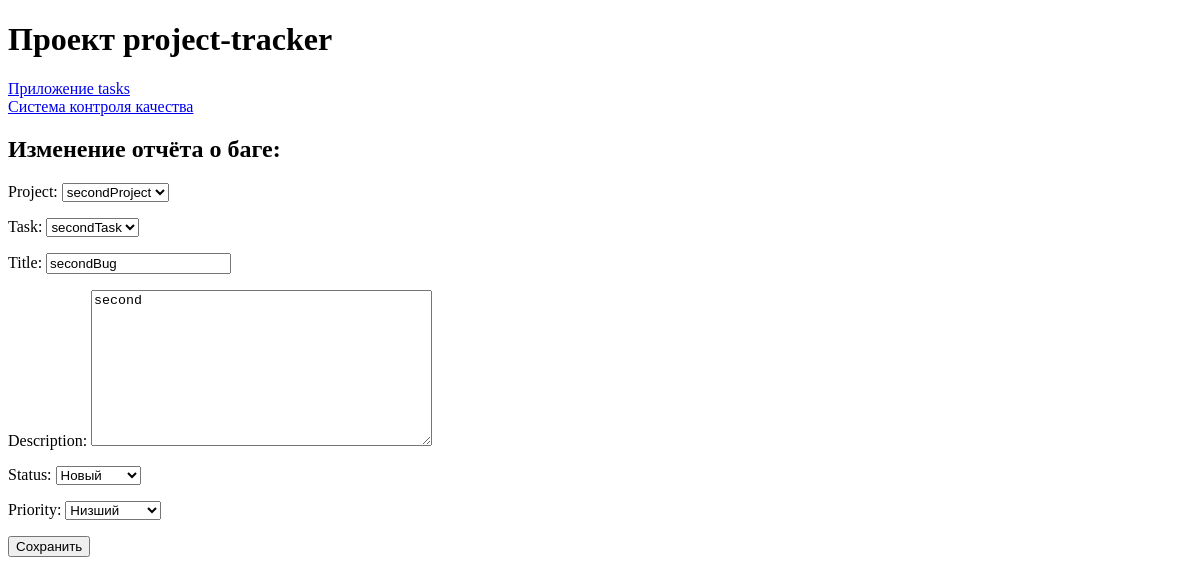
Page /quality_control/bug/2/update/ on the earlier database version.
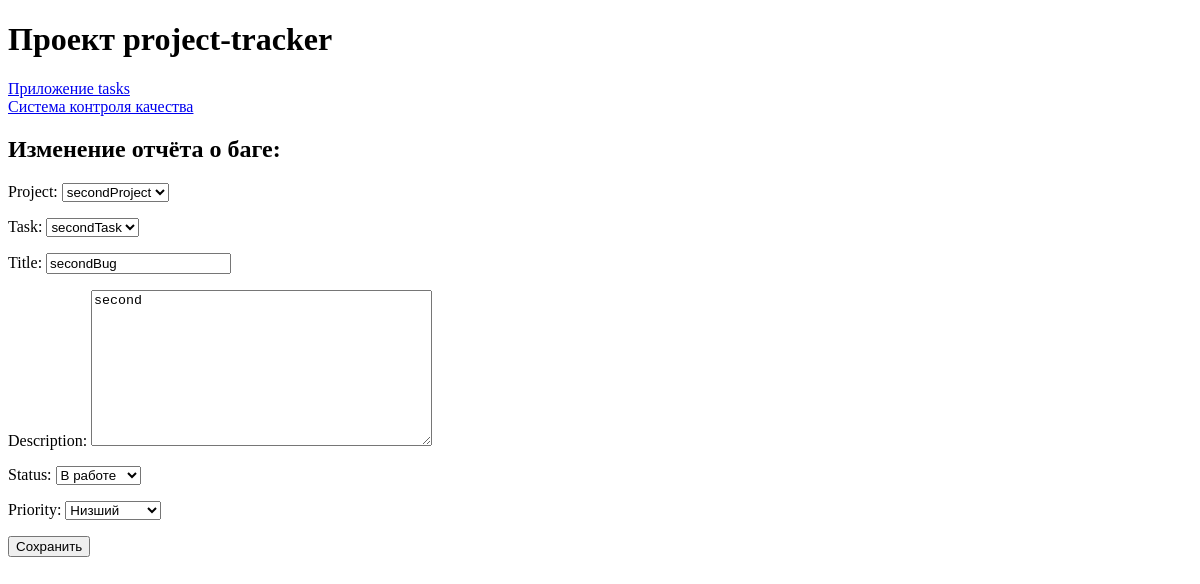
Same page on the later database version.
### quality_control/models.py (models this page shows)
class BugReport(models.Model):
    STATUS_CHOICES = [
        ('New', 'Новый'),
        ('In_progress', 'В работе'),
        ('Completed', 'Завершён')
    ]
    PRIORITY_CHOICES = [
        ('1', 'Низший'),
        ('2', 'Низкий'),
        ('3', 'Средний'),
        ('4', 'Высокий'),
        ('5', 'Наивысший')
    ]
    title = models.CharField(max_length=100)
    description = models.TextField()
    project = models.ForeignKey(
        Project,
        on_delete=models.CASCADE
    )
    task = models.ForeignKey(
        Task,
        on_delete=models.SET_NULL,
        null=True,
        blank=True
    )
    status = models.CharField(
        max_length=50,
        choices=STATUS_CHOICES,
        default='New'
    )
    priority = models.CharField(
        max_length=50,
        choices=PRIORITY_CHOICES,
        default='1'
    )
    created_at = models.DateTimeField(auto_now_add=True)
    updated_at = models.DateTimeField(auto_now=True)

### quality_control/views.py (the view)
# urls.py: path('bug/<int:bug_id>/update/', views.BugReportUpdateView.as_view(), name='update_bug'),
class BugReportUpdateView(UpdateView):
    model = BugReport
    form_class = BugReportForm
    template_name = 'quality_control/bug_update.html'
    pk_url_kwarg = 'bug_id'
    success_url = reverse_lazy('quality_control:bug_list')

### quality_control/forms.py
class BugReportForm(ModelForm):
    class Meta:
        model = BugReport
        fields = ['project', 'task','title', 'description', 'status', 'priority']

### tasks/models.py (called while the page is built)
    def __str__(self):
        return self.name

    def __str__(self):
        return self.name

### quality_control/templates/quality_control/bug_update.html (shortened to what this page needs)
{% extends 'base/base.html' %}
{% block content %}
<h2>Изменение отчёта о баге: {{ bug.title }}</h2>
    <form method="post">
        {{ form.as_p }}
        <button type="submit">Сохранить</button>
    </form>
{% endblock %}

Differences in the rows shown:
changed BugReport "secondProject": status "Новый" → "В работе"
